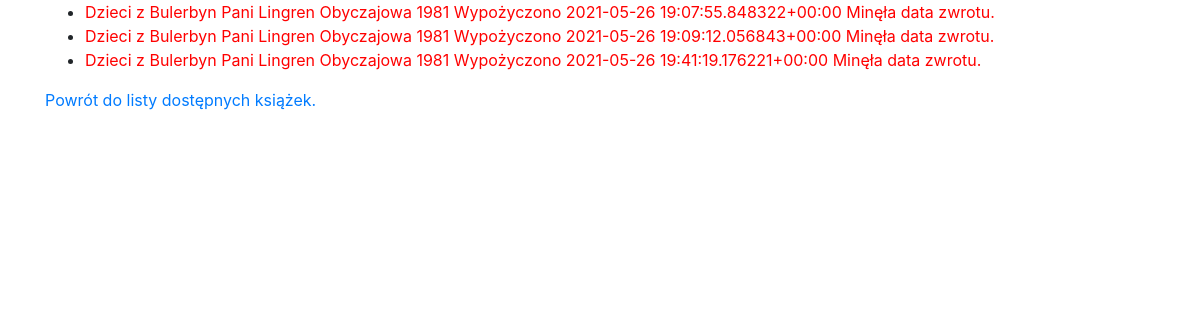
Before: /library/rented-books/ with the older database file.
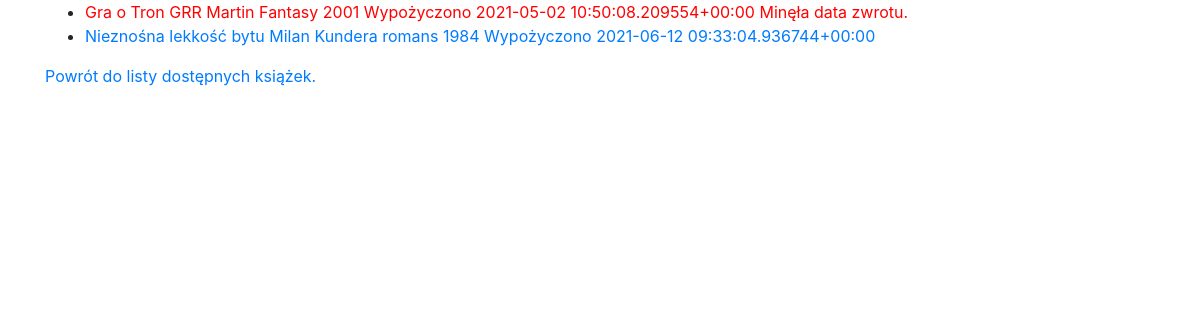
After: the same page with the newer database file.
### library/models.py (models this page shows, shortened)
class Rent(models.Model):
    book = models.ForeignKey(Book, on_delete=models.CASCADE)
    rent_date = models.DateTimeField(auto_now_add=True)
    def __str__(self):
        return f"{self.book} Wypożyczono {self.rent_date}"
    def the_deadline_for_return_has_expired(self) -> bool:
        return self.rent_date < timezone.now() - datetime.timedelta(weeks=2)

class Book(models.Model):
    book_title = models.CharField(max_length=200)
    book_author = models.CharField(max_length=200)
    book_category = models.CharField(max_length=200)
    publication_date = models.IntegerField()
    def __str__(self):
        return f"{self.book_title} {self.book_author} {self.book_category} {self.publication_date}"

### library/views.py (the view)
# urls.py: path('rented-books/', views.rented_list, name='rented_list'),
def rented_list(request):
    rented_books = Rent.objects.all()
    return render(
        request,
        "library/rented_list.html",
        {"rented_books": rented_books},
    )

### library/templates/library/rented_list.html (shortened to what this page needs)
{% extends "library/base.html" %}
{% block content %}
{% if rented_books %}
<ul>
  {% for rented_book in rented_books %}
  {% if rented_book.the_deadline_for_return_has_expired %}
  <li><a href="{% url 'library:detail' rented_book.book_id %}" style="color: red">{{ rented_book }} Minęła data zwrotu.
  </a></li>
  {% else %}
  <li><a href="{% url 'library:detail' rented_book.book_id %}">{{ rented_book }}</a></li>
  {% endif %}
  {% endfor %}
</ul>
{% else %}
<p>Brak dostępnych książek</p>
{% endif %}
<p><a href="{% url 'library:list' %}">Powrót do listy dostępnych książek.</a></p>
{% endblock %}

### library/templates/library/base.html (shortened to what this page needs)
<!DOCTYPE html>
<html lang="pl">
<head>
  <link rel="stylesheet" href="https://maxcdn.bootstrapcdn.com/bootstrap/4.5.2/css/bootstrap.min.css">
</head>
<body>
<div class="container">
  {% block content%}
  {% endblock %}
</div>
</body>
</html>

Changed rows visible on the page:
removed Rent: book+rent_date "Dzieci z Bulerbyn Pani Lingren Obyczajowa 1981 Wypożyczono 2021-05-26 19:07:55.848322+00:00"
removed Rent: book+rent_date "Dzieci z Bulerbyn Pani Lingren Obyczajowa 1981 Wypożyczono 2021-05-26 19:09:12.056843+00:00"
removed Rent: book+rent_date "Dzieci z Bulerbyn Pani Lingren Obyczajowa 1981 Wypożyczono 2021-05-26 19:41:19.176221+00:00"
added Rent: book+rent_date "Gra o Tron GRR Martin Fantasy 2001 Wypożyczono 2021-05-02 10:50:08.209554+00:00"
added Rent: book+rent_date "Nieznośna lekkość bytu Milan Kundera romans 1984 Wypożyczono 2021-06-12 09:33:04.936744+00:00"
